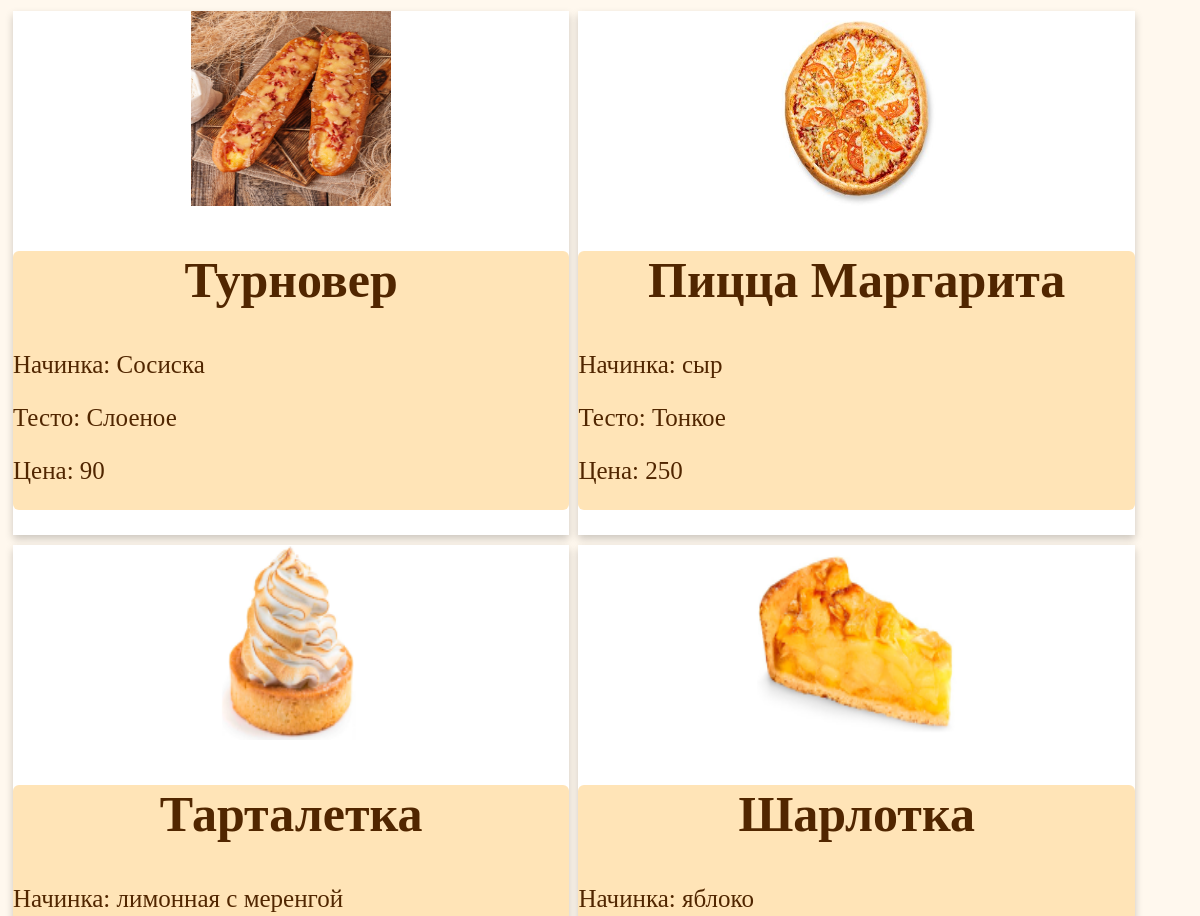
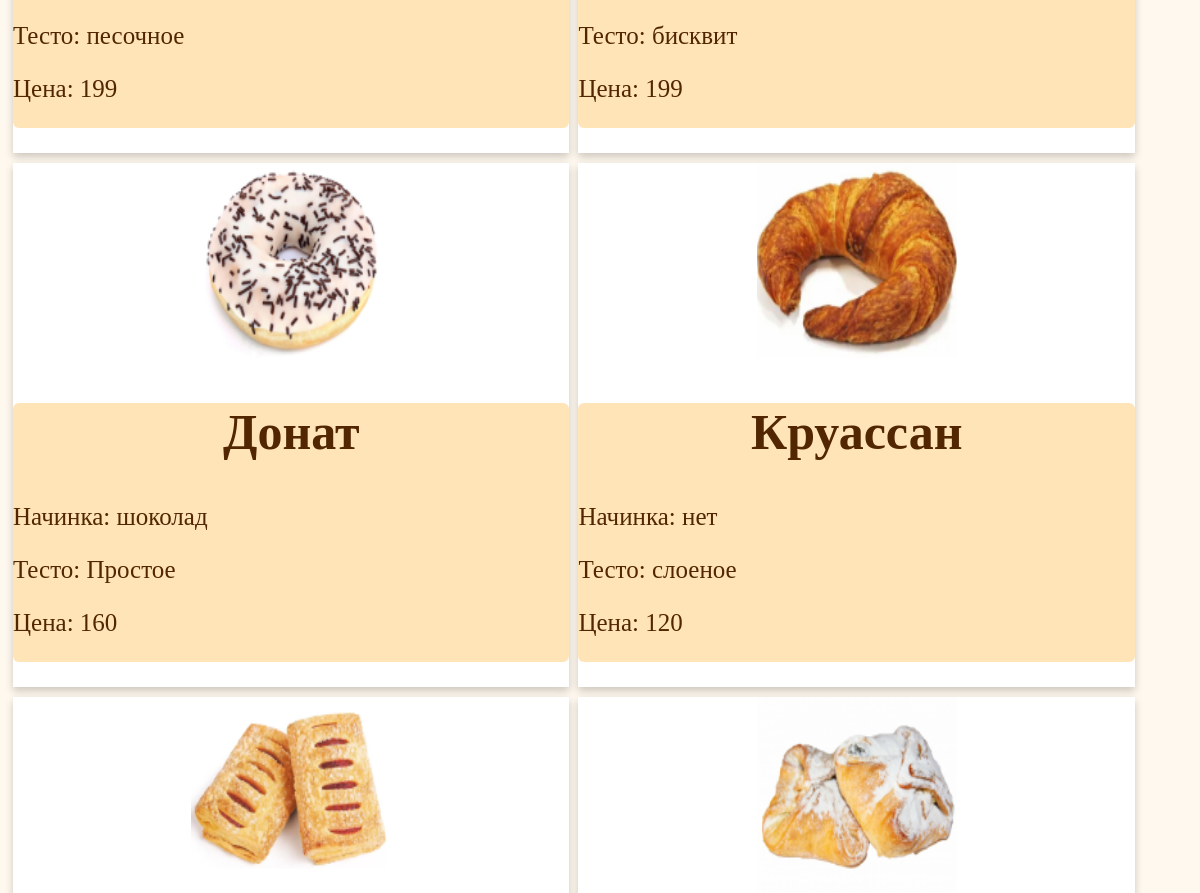
Before: /cake/ (middle part) with the older database file (2 pictures, top to bottom).
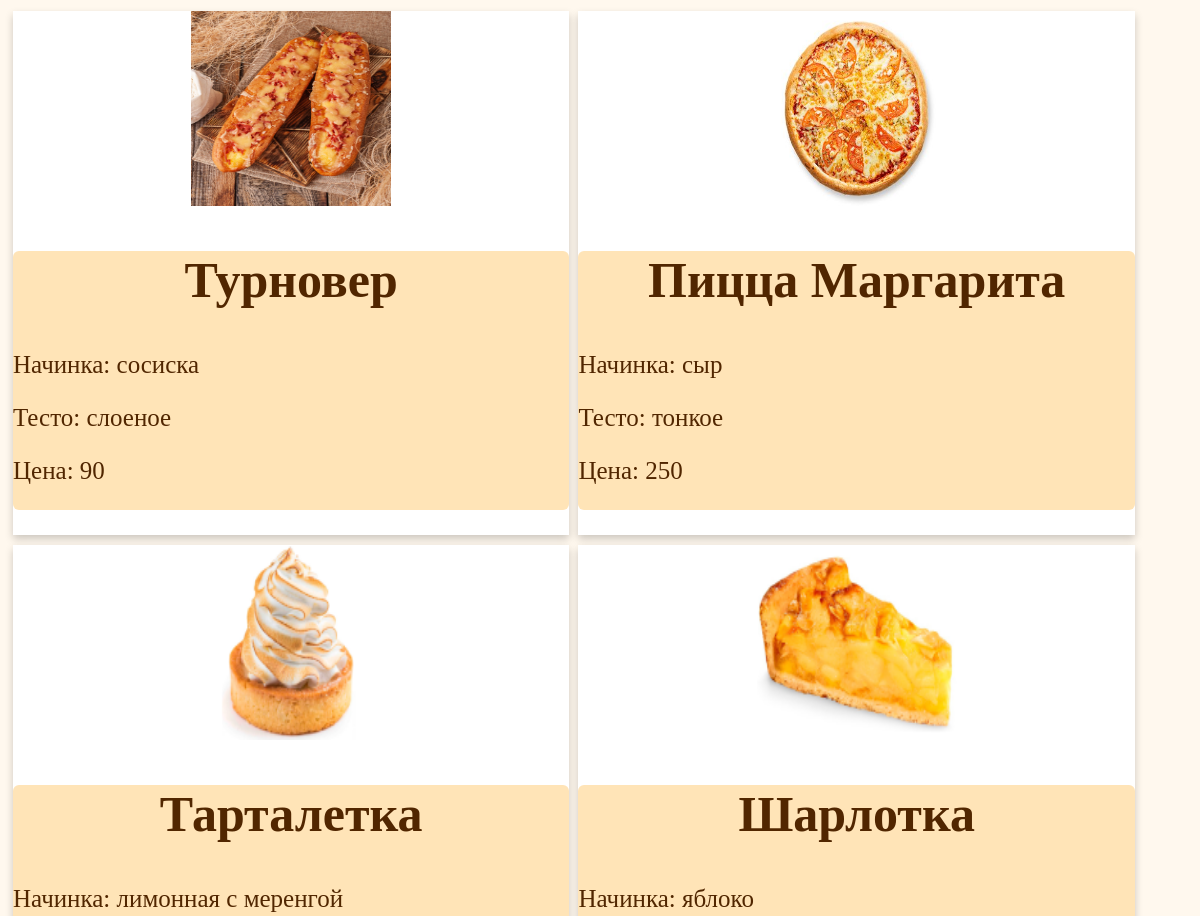
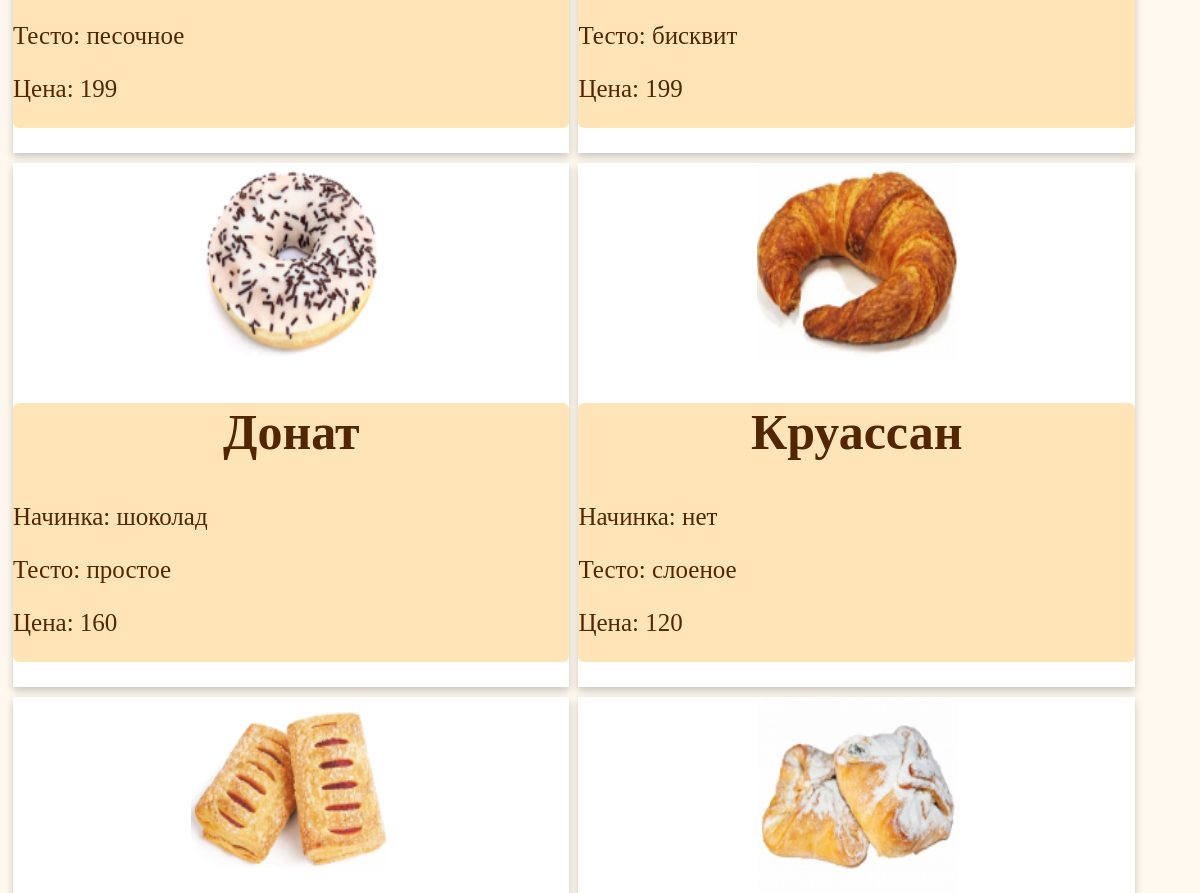
After: the same page with the newer database file (2 pictures, top to bottom).
### cacke/models.py (models this page shows, shortened)
class Bulka(models.Model):
    id = models.BigIntegerField(primary_key=True)
    name = models.TextField()
    nachinka = models.TextField(default = "simple")
    testo = models.TextField(default = "simple")
    price = models.IntegerField(default = 0)
    text_ops = models.TextField()
    imgs = models.ImageField(default="/static/css/logo.png",upload_to="static/upload/")
    names = models.TextField()

### cacke/views.py (the view, shortened to what this page needs)
# urls.py: path('',views.cacke_list, name='post_list'),
def cacke_list (request):
    cakes = Bulka.objects.all()
    form = SearchForm()
    return render(request, 'cacke/cacke_list.html', {'cacke':cakes,'form': form})

### cacke/templates/cacke/cacke_list.html (shortened to what this page needs)
{% extends 'cacke/base.html' %}
{% load static %}
{% block content %}
    {% for cac in cacke %}
        <div class="card">
            <img class="imas" src= "{{ cac.imgs.url }}"   >
            <div class="cake">
            <h2>{{ cac.name }}</h2>
            <p class="cake_n">Начинка: {{ cac.nachinka|linebreaksbr }}</p>
            <p class="cake_n">Тесто: {{ cac.testo|linebreaksbr }}</p>
            <p class="cake_n">Цена: {{ cac.price|linebreaksbr }}</p>
        </div>
        </div>
    {% endfor %}
{% endblock %}

### cacke/templates/cacke/base.html (shortened to what this page needs)
<!DOCTYPE html>
{% load static %}
<html>
    <head>
        <link rel="stylesheet" href="{% static 'css/cacke.css' %}">
    </head>
    <body>
        <div class="col-md-8">
        {% block content %}
        {% endblock %}
        </div>
    </body>
</html>

### cacke/static/css/cacke.css (style rules this page uses)
html { -webkit-background-size: cover; -moz-background-size: cover; -o-background-size: cover; background-size: cover; }
body { background: #FFF8EE; }
h2 { width:124; font-family: 'Ubuntu'; font-style: normal; font-size: 50px; color: #512600; }
.card { background: #FFFFFF; text-align: center; display:inline-block; margin-left: 5px; margin-bottom: 10px; box-shadow: 0 4px 8px 0 rgba(0,0,0,0.2); transition: 0.3s; width:47%; }
.imas { width:200px; height:195px; }
.cake { background: #FFE4B7; border-radius: 6px; }
p.cake_n { font-family: 'Ubuntu'; font-style: normal; font-size: 25px; display: flex; align-items: center; background: #FFE4B7; color: #512600; }

Changed rows visible on the page:
changed Bulka "Турновер": nachinka "Сосиска" → "сосиска"; testo "Слоеное" → "слоеное"
changed Bulka "Пицца Маргарита": testo "Тонкое" → "тонкое"
changed Bulka "Донат": testo "Простое" → "простое"
